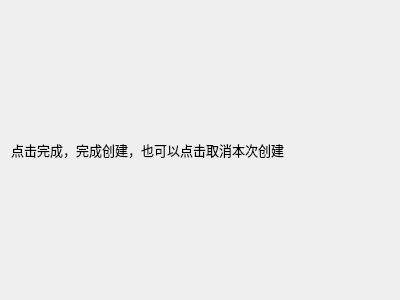
<?xml version="1.0" encoding="UTF-8"?>
<ui version="4.0">
 <class>ConFirmPage</class>
 <widget class="QWizardPage" name="ConFirmPage">
  <property name="geometry">
   <rect>
    <x>0</x>
    <y>0</y>
    <width>400</width>
    <height>300</height>
   </rect>
  </property>
  <property name="windowTitle">
   <string>WizardPage</string>
  </property>
  <layout class="QGridLayout" name="gridLayout">
   <item row="0" column="0">
    <layout class="QVBoxLayout" name="verticalLayout">
     <item>
      <widget class="QLabel" name="label">
       <property name="font">
        <font>
         <pointsize>10</pointsize>
        </font>
       </property>
       <property name="text">
        <string>点击完成，完成创建，也可以点击取消本次创建</string>
       </property>
      </widget>
     </item>
    </layout>
   </item>
  </layout>
 </widget>
 <resources/>
 <connections/>
</ui>
